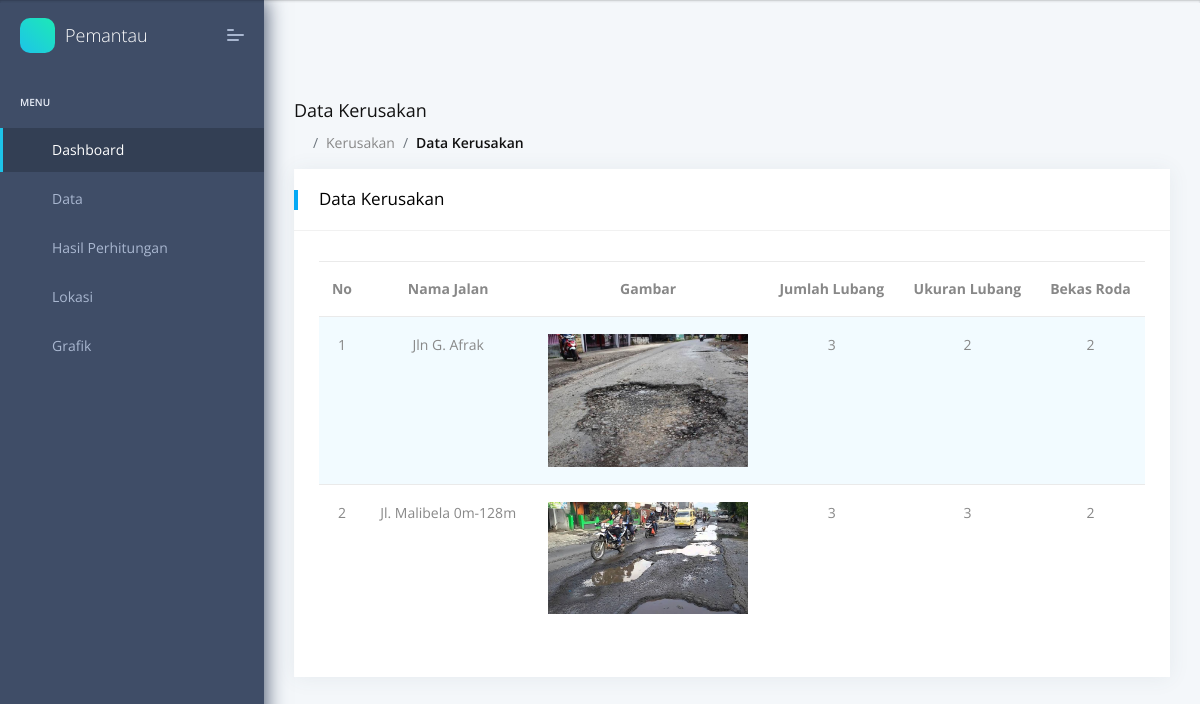
The page /pemantau/data_kerusakan.php (signed in) on the database its author committed.
### tables this page shows
CREATE TABLE `tb_kerusakan` (
  `id_kerusakan` int(5) NOT NULL,
  `id_jalan` int(5) NOT NULL,
  `foto` varchar(255) NOT NULL,
  `jum_lubang` varchar(50) NOT NULL,
  `uk_lubang` varchar(50) NOT NULL,
  `bekas_roda` varchar(50) NOT NULL,
  `cluster` varchar(50) NOT NULL
);

CREATE TABLE `tb_jalan` (
  `id_jalan` int(5) NOT NULL,
  `nama` varchar(50) NOT NULL,
  `ket` varchar(50) NOT NULL
);

### pemantau/data_kerusakan.php (the view, shortened to what this page needs)
<?php
include 'head.php';
include 'menu.php';
include 'header.php';
include 'koneksi.php';
?>
<section class="pcoded-main-container">
    <div class="pcoded-wrapper">
        <div class="pcoded-content">
            <div class="pcoded-inner-content">
                <div class="page-header">
                    <div class="page-block">
                        <div class="row align-items-center">
                            <div class="col-md-12">
                                <div class="page-header-title">
                                    <h5 class="m-b-10">Data Kerusakan</h5>
                                </div>
                                <ul class="breadcrumb">
                                    <li class="breadcrumb-item"><a href="index.php"><i
                                                class="feather icon-home"></i></a></li>
                                    <li class="breadcrumb-item"><a href="#!">Kerusakan</a></li>
                                    <li class="breadcrumb-item"><a href="#!">Data Kerusakan</a></li>
                                </ul>
                            </div>
                        </div>
                    </div>
                </div>
                <div class="main-body">
                    <div class="page-wrapper">
                        <div class="row">
                            <div class="col-sm-12">
                                <div class="card">
                                    <div class="card-header">
                                        <h5>Data Kerusakan</h5>
                                    </div>
                                    <div class="card-block">
                                        <div class="table-responsive">
                                            <table id="key-act-button"
                                                class="display table nowrap table-striped table-hover"
                                                style="width:100%">
                                                <thead>
                                                    <tr align="center" valign="baseline">
                                                        <th>No</th>
                                                        <th>Nama Jalan</th>
                                                        <th>Gambar</th>
                                                        <th>Jumlah Lubang</th>
                                                        <th>Ukuran Lubang</th>
                                                        <th>Bekas Roda</th>
                                                    </tr>
                                                </thead>
                                                <tbody>
                                                    <?php
                                                    $noUrut = 0;
                                                    $result = mysqli_query($con, "SELECT * FROM tb_kerusakan
                                                                JOIN tb_jalan ON tb_kerusakan.id_jalan=tb_jalan.id_jalan
                                                                ORDER BY id_kerusakan ASC");
                                                    while ($row = mysqli_fetch_array($result)) {
                                                        $noUrut++;
                                                    ?>
                                                    <tr align="center" valign="baseline">
                                                        <td><?php echo $noUrut ?></td>
                                                        <td><?php echo $row["nama"]; ?></td>
                                                        <td><img src="../admin/gambar/<?php echo $row["foto"]; ?>"
                                                                alt="" style="width:200px;">
                                                        </td>
                                                        <td><?php echo $row["jum_lubang"]; ?></td>
                                                        <td><?php echo $row["uk_lubang"]; ?></td>
                                                        <td><?php echo $row["bekas_roda"]; ?></td>
                                                    </tr>
                                                    <?php
                                                    }
                                                    ?>
                                                </tbody>
                                            </table>
                                        </div>
                                    </div>
                                </div>
                            </div>
                        </div>
                    </div>
                </div>
            </div>
        </div>
    </div>
</section>
<?php
include 'foot.php';
?>

### rows shown on the page
tb_kerusakan: id_jalan.nama "Jln G. Afrak", foto (picture), jum_lubang "3", uk_lubang "2", bekas_roda "2"
tb_kerusakan: id_jalan.nama "Jl. Malibela 0m-128m", foto (picture), jum_lubang "3", uk_lubang "3", bekas_roda "2"
